Frame 1 (no input): blank canvas, image omitted
Frame 60 (the mouse pressed at the canvas centre just before this capture): blank canvas, image omitted
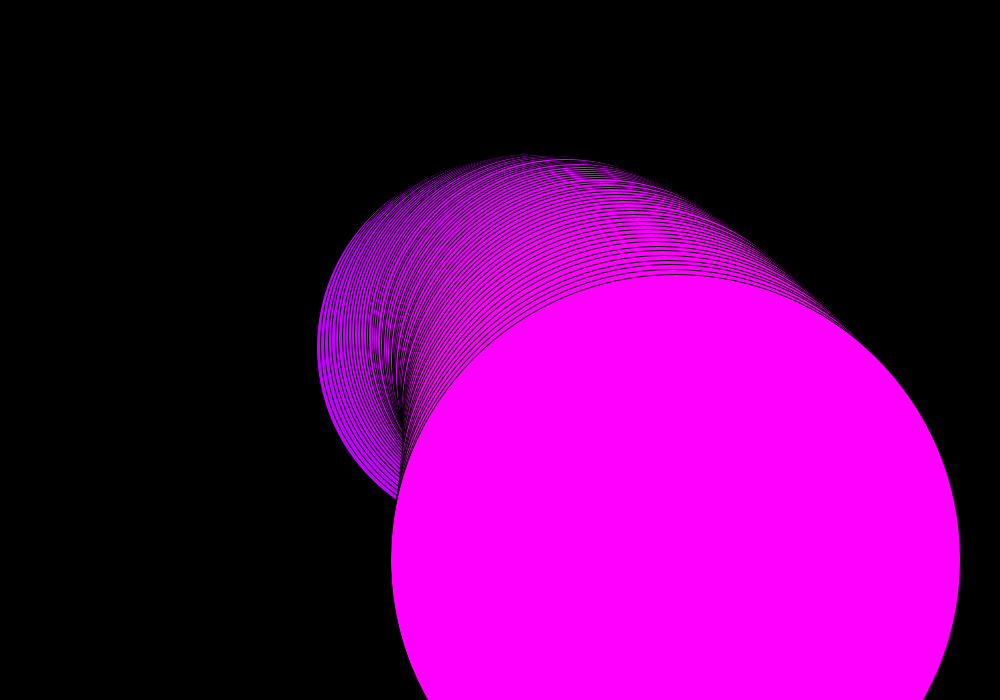
Frame 120 (the mouse held since frame 60 and released just before this capture)

The Processing sketch whose frames 1 and 60 were blank and that drew this single picture after the mouse press (run headless with seeded random() and noise(); from frame 60 on, the mouse is pressed at the canvas centre):

// Processing sketch: Wk10HW
// ── Wk10HW.pde
ArrayList<Star> stars;

void setup () {
  background(0);
  size(1000, 700);
  stars = new ArrayList<Star>();
}

void draw () {


  for (int i=0; i<stars.size(); i++) {
    Star s = stars.get(i);
    s.shoot();
    s.gravity(); 
    s.display(25);

  
}
}


void mousePressed () {
      stars.add(new Star());
    }

// ── Star.pde
class Star{
  //data 
  PVector position; 
  PVector velocity; 
  PVector gravity;
  
  color c; 
  
  float size;
  
  //constructor
  Star(){
    position = new PVector(mouseX, mouseY);
    // x speed, y speed
    velocity = new PVector(random(-10,10), random (-5,5));
    gravity = new PVector (0,.2);
    
  }
  
  //methods
  void shoot(){
    position.add(velocity);
  }
  
  void gravity(){
    velocity.add(gravity);
  }
  

  
  void display(float _size){ 
    
    c = color (map(position.x, 0, 255, 0, 100),
    0, map(position.y, 100, 255, 100, 255));
    fill (c);
    
    //same size balls 
    size = _size; 
  
     size = map (position.y, 0, height, 50, height);
 
    
    ellipse (position.x, position.y, size, size);

  }
  

  
  
  
}
